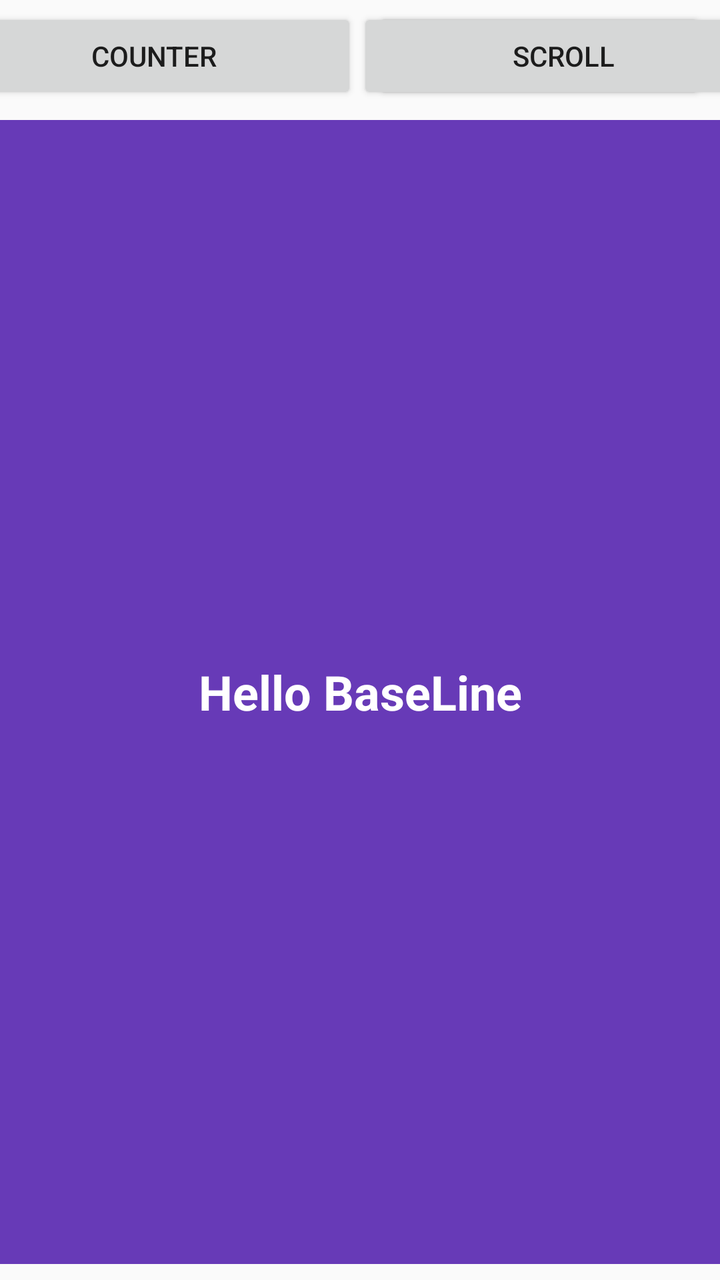
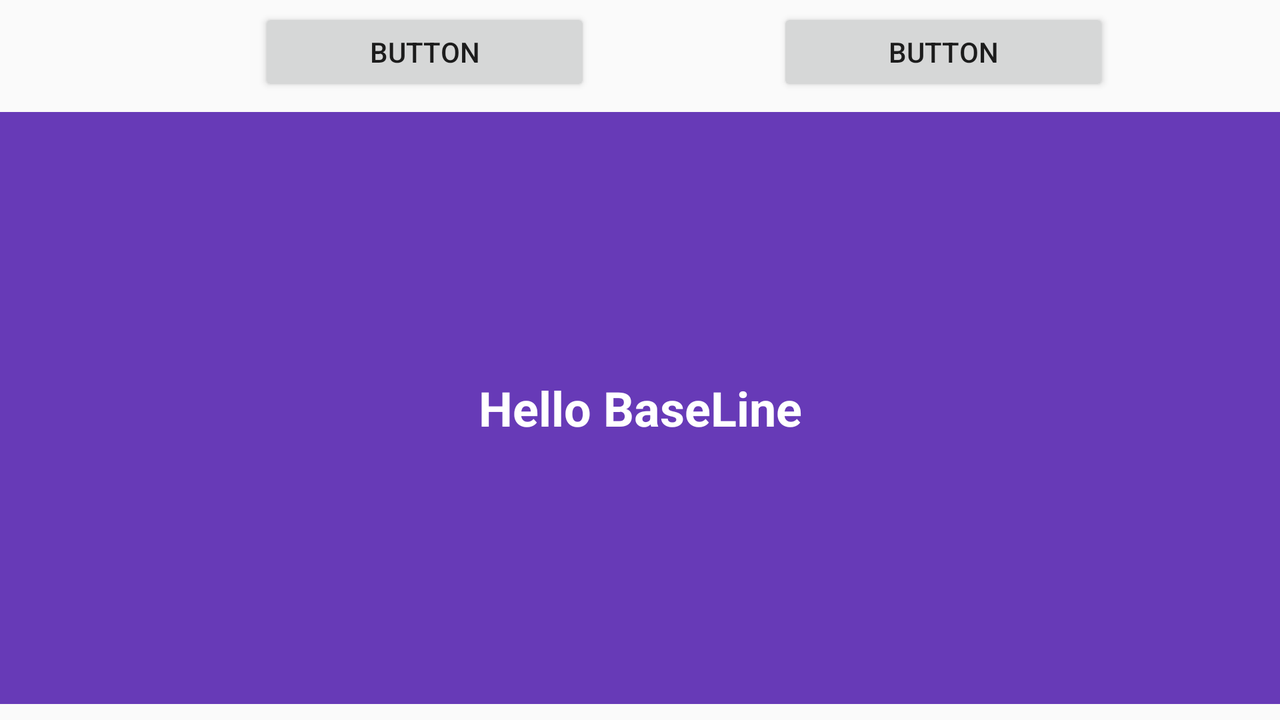

First picture: res/layout/ on a phone held upright. Second picture: the repository's own variant of that layout, on a device whose configuration matches the variant's folder. Source for both follows.
<!-- AndroidManifest.xml: application theme AppTheme -->
<!-- res/layout/activity_layout_editor.xml -->
<?xml version="1.0" encoding="utf-8"?>
<androidx.constraintlayout.widget.ConstraintLayout xmlns:android="http://schemas.android.com/apk/res/android"
    xmlns:app="http://schemas.android.com/apk/res-auto"
    xmlns:tools="http://schemas.android.com/tools"
    android:id="@+id/textView2"
    android:layout_width="match_parent"
    android:layout_height="match_parent"
    tools:context=".LayoutEditor">

    <Button
        android:id="@+id/button6"
        android:layout_width="0dp"
        android:layout_height="wrap_content"
        android:layout_marginStart="8dp"
        android:layout_marginLeft="8dp"
        android:layout_marginEnd="8dp"
        android:layout_marginRight="8dp"
        android:text="Button"
        app:layout_constraintBaseline_toBaselineOf="@+id/button4"
        app:layout_constraintEnd_toEndOf="parent"
        app:layout_constraintHorizontal_bias="0.5"
        app:layout_constraintStart_toEndOf="@+id/button4" />

    <Button
        android:id="@+id/button4"
        android:layout_width="203dp"
        android:layout_height="wrap_content"
        android:layout_marginTop="4dp"
        android:text="Counter"
        app:layout_constraintEnd_toStartOf="@+id/scrol_btn"
        app:layout_constraintHorizontal_bias="0.5"
        app:layout_constraintStart_toStartOf="parent"
        app:layout_constraintTop_toTopOf="parent" />

    <TextView
        android:id="@+id/textView4"
        android:layout_width="0dp"
        android:layout_height="0dp"
        android:layout_marginTop="8dp"
        android:layout_marginBottom="8dp"
        android:background="#673AB7"
        android:gravity="center"
        android:text="Hello BaseLine"
        android:textColor="#FFFFFF"
        android:textSize="24sp"
        android:textStyle="bold"
        app:layout_constraintBottom_toBottomOf="parent"
        app:layout_constraintEnd_toEndOf="parent"
        app:layout_constraintStart_toStartOf="parent"
        app:layout_constraintTop_toBottomOf="@+id/button4" />

    <Button
        android:id="@+id/scrol_btn"
        android:layout_width="206dp"
        android:layout_height="wrap_content"
        android:text="Scroll"
        app:layout_constraintBaseline_toBaselineOf="@+id/button4"
        app:layout_constraintEnd_toEndOf="parent"
        app:layout_constraintHorizontal_bias="0.5"
        app:layout_constraintStart_toEndOf="@+id/button4" />

</androidx.constraintlayout.widget.ConstraintLayout>
<!-- resources referenced by this layout -->
<resources>
  <style name="AppTheme" parent="Theme.AppCompat.Light.NoActionBar">
          
          <item name="colorPrimary">@color/colorPrimary</item>
          <item name="colorPrimaryDark">@color/colorPrimaryDark</item>
          <item name="colorAccent">@color/colorAccent</item>
      </style>
  <color name="colorPrimary">#6200EE</color>
  <color name="colorPrimaryDark">#3700B3</color>
  <color name="colorAccent">#03DAC5</color>
</resources>
<!-- res/layout-land/activity_layout_editor.xml (the author's variant of the layout above) -->
<!-- drawn on the phone turned sideways -->
<?xml version="1.0" encoding="utf-8"?>
<androidx.constraintlayout.widget.ConstraintLayout xmlns:android="http://schemas.android.com/apk/res/android"
    xmlns:app="http://schemas.android.com/apk/res-auto"
    xmlns:tools="http://schemas.android.com/tools"
    android:id="@+id/textView2"
    android:layout_width="match_parent"
    android:layout_height="match_parent"
    tools:context=".LayoutEditor">

    <Button
        android:id="@+id/button6"
        android:layout_width="166dp"
        android:layout_height="44dp"
        android:layout_marginStart="8dp"
        android:layout_marginLeft="8dp"
        android:text="Button"
        app:layout_constraintBaseline_toBaselineOf="@+id/button4"
        app:layout_constraintEnd_toEndOf="parent"
        app:layout_constraintHorizontal_bias="0.5"
        app:layout_constraintStart_toEndOf="@+id/button4" />

    <Button
        android:id="@+id/button4"
        android:layout_width="166dp"
        android:layout_height="44dp"
        android:layout_marginStart="44dp"
        android:layout_marginLeft="44dp"
        android:layout_marginTop="4dp"
        android:text="Button"
        app:layout_constraintEnd_toStartOf="@+id/button6"
        app:layout_constraintHorizontal_bias="0.5"
        app:layout_constraintStart_toStartOf="parent"
        app:layout_constraintTop_toTopOf="parent" />

    <TextView
        android:id="@+id/textView4"
        android:layout_width="0dp"
        android:layout_height="0dp"
        android:layout_marginTop="8dp"
        android:layout_marginBottom="8dp"
        android:background="#673AB7"
        android:gravity="center"
        android:text="Hello BaseLine"
        android:textColor="#FFFFFF"
        android:textSize="24sp"
        android:textStyle="bold"
        app:layout_constraintBottom_toBottomOf="parent"
        app:layout_constraintEnd_toEndOf="parent"
        app:layout_constraintStart_toStartOf="parent"
        app:layout_constraintTop_toBottomOf="@+id/button4" />

</androidx.constraintlayout.widget.ConstraintLayout>
